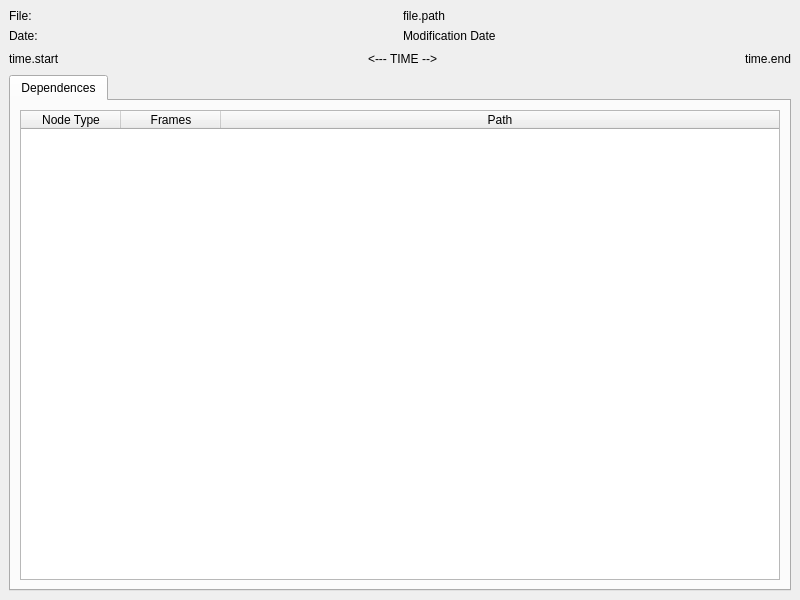
<?xml version="1.0" encoding="UTF-8"?>
<ui version="4.0">
 <class>MainWindow</class>
 <widget class="QMainWindow" name="MainWindow">
  <property name="geometry">
   <rect>
    <x>0</x>
    <y>0</y>
    <width>800</width>
    <height>600</height>
   </rect>
  </property>
  <property name="windowTitle">
   <string>File Properties</string>
  </property>
  <widget class="QWidget" name="centralwidget">
   <layout class="QVBoxLayout" name="verticalLayout_2">
    <item>
     <layout class="QVBoxLayout" name="verticalLayout">
      <item>
       <layout class="QHBoxLayout" name="horizontalLayout">
        <item>
         <widget class="QLabel" name="label">
          <property name="text">
           <string>File:</string>
          </property>
         </widget>
        </item>
        <item>
         <widget class="QLabel" name="filepath_la">
          <property name="text">
           <string>file.path</string>
          </property>
         </widget>
        </item>
       </layout>
      </item>
      <item>
       <layout class="QHBoxLayout" name="horizontalLayout_2">
        <item>
         <widget class="QLabel" name="label_3">
          <property name="text">
           <string>Date:</string>
          </property>
         </widget>
        </item>
        <item>
         <widget class="QLabel" name="filedate_la">
          <property name="text">
           <string>Modification Date</string>
          </property>
         </widget>
        </item>
       </layout>
      </item>
      <item>
       <layout class="QHBoxLayout" name="horizontalLayout_5">
        <item>
         <widget class="QLabel" name="time_start_la">
          <property name="text">
           <string>time.start</string>
          </property>
         </widget>
        </item>
        <item>
         <spacer name="horizontalSpacer_2">
          <property name="orientation">
           <enum>Qt::Horizontal</enum>
          </property>
          <property name="sizeHint" stdset="0">
           <size>
            <width>40</width>
            <height>20</height>
           </size>
          </property>
         </spacer>
        </item>
        <item>
         <widget class="QLabel" name="fps_la">
          <property name="text">
           <string>&lt;--- TIME --&gt;</string>
          </property>
         </widget>
        </item>
        <item>
         <spacer name="horizontalSpacer_3">
          <property name="orientation">
           <enum>Qt::Horizontal</enum>
          </property>
          <property name="sizeHint" stdset="0">
           <size>
            <width>40</width>
            <height>20</height>
           </size>
          </property>
         </spacer>
        </item>
        <item>
         <widget class="QLabel" name="time_end_la">
          <property name="text">
           <string>time.end</string>
          </property>
         </widget>
        </item>
       </layout>
      </item>
     </layout>
    </item>
    <item>
     <widget class="QTabWidget" name="tabWidget">
      <property name="currentIndex">
       <number>0</number>
      </property>
      <widget class="QWidget" name="tab">
       <attribute name="title">
        <string>Dependences</string>
       </attribute>
       <layout class="QVBoxLayout" name="verticalLayout_3">
        <item>
         <widget class="QTableWidget" name="textures_tw">
          <attribute name="horizontalHeaderStretchLastSection">
           <bool>true</bool>
          </attribute>
          <column>
           <property name="text">
            <string>Node Type</string>
           </property>
          </column>
          <column>
           <property name="text">
            <string>Frames</string>
           </property>
          </column>
          <column>
           <property name="text">
            <string>Path</string>
           </property>
          </column>
         </widget>
        </item>
       </layout>
      </widget>
     </widget>
    </item>
   </layout>
  </widget>
 </widget>
 <resources/>
 <connections/>
</ui>
